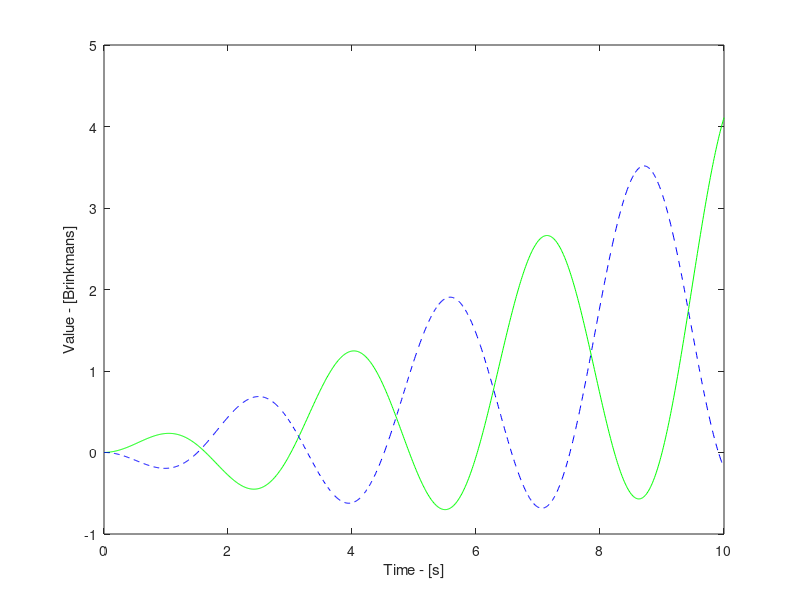
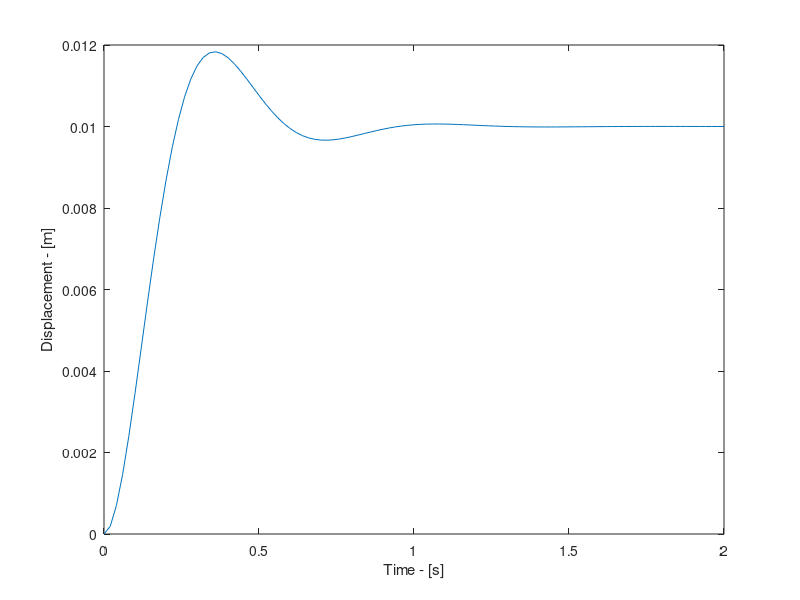

These charts were generated, in order, by the following MATLAB code: (Note: this script raises an error after producing the figures.)
clear all
clc
clf

%% Part 2

t = 0:0.01:10;

e = (t.^2 + 12.*t.*sin(2.*t) + exp(-(4/0.68).*t).*t)/51;
b = (t.^2 - 12.*t.*sin(2.*t) + exp(-(4/0.68).*t).*t)/51;

figure(1)
plot(t,e,'g',t,b,'b--')
xlabel('Time - [s]')
ylabel('Value - [Brinkmans]')


%% Part 3

m = 1; 
c = 9.5; 
k = 100;

num = [1];
den = [m, c, k];
sys = tf(num,den);
[y1,t1] =step(sys);

figure(2)
plot(t1,y1)
xlabel('Time - [s]')
ylabel('Displacement - [m]')

%% Part 4

syms s;
XoverF = 1/(m*s^2 + c*s +k);
F = 1/s;
X = XoverF * F;

symbolic_output = ilaplace(X);
pretty(symbolic_output);

figure(3)
fplot(symbolic_output,[0,1.2])
axis([0,1.2,0,0.012])
title('ilaplace() Response')
xlabel('Time - [s]')
ylabel('Displacement - [m]')

%% Part 5

[t2,y2] = ode45(@deriv,[0,1.2],[0,0]);

figure(4)
plot(t2,y2(:,1),'b');
title('Position of mass');
xlabel('Time - [s]');
ylabel('Displacement- [m]');

figure(5)
plot(t2,y2(:,2),'r');
title('Velocity of mass');
xlabel('Time - [s]');
ylabel('Velocity - [m/s]');

figure(6)
plot(t2,y2(:,1),'b',t2,y2(:,2),'r');
title('Position and Velocity of mass');
xlabel('Time - [s]');
ylabel('Amplitude');


%% Function Definitions 

function XDOT = deriv(t,X)
    % System Parameters
    m = 1; 
    c = 9.5; 
    k = 100;

    % Rename states
    x = X(1); xd = X(2);

    % Initiate forcing function
    f = 1;

    % write the non-trivial equations using nice names
    xdd = (f - c*xd - k*x)/m;

    XDOT = [ xd; xdd;] ;  %return the derivative values
end
